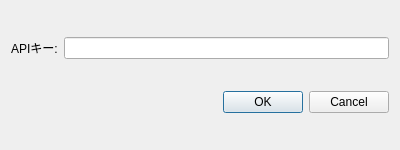
<?xml version="1.0" encoding="UTF-8"?>
<ui version="4.0">
 <class>Dialog</class>
 <widget class="QDialog" name="Dialog">
  <property name="geometry">
   <rect>
    <x>0</x>
    <y>0</y>
    <width>400</width>
    <height>150</height>
   </rect>
  </property>
  <property name="windowTitle">
   <string>設定</string>
  </property>
  <layout class="QVBoxLayout" name="verticalLayout">
   <item>
    <layout class="QHBoxLayout" name="horizontalLayout">
     <item>
      <widget class="QLabel" name="label">
       <property name="text">
        <string>APIキー:</string>
       </property>
      </widget>
     </item>
     <item>
      <widget class="QLineEdit" name="lineEdit_apiKey"/>
     </item>
    </layout>
   </item>
   <item>
    <widget class="QDialogButtonBox" name="buttonBox">
     <property name="orientation">
      <enum>Qt::Horizontal</enum>
     </property>
     <property name="standardButtons">
      <set>QDialogButtonBox::Cancel|QDialogButtonBox::Ok</set>
     </property>
    </widget>
   </item>
  </layout>
 </widget>
 <resources/>
 <connections>
  <connection>
   <sender>buttonBox</sender>
   <signal>accepted()</signal>
   <receiver>Dialog</receiver>
   <slot>accept()</slot>
   <hints>
    <hint type="sourcelabel">
     <x>248</x>
     <y>254</y>
    </hint>
    <hint type="destinationlabel">
     <x>157</x>
     <y>274</y>
    </hint>
   </hints>
  </connection>
  <connection>
   <sender>buttonBox</sender>
   <signal>rejected()</signal>
   <receiver>Dialog</receiver>
   <slot>reject()</slot>
   <hints>
    <hint type="sourcelabel">
     <x>316</x>
     <y>260</y>
    </hint>
    <hint type="destinationlabel">
     <x>286</x>
     <y>274</y>
    </hint>
   </hints>
  </connection>
 </connections>
</ui>
